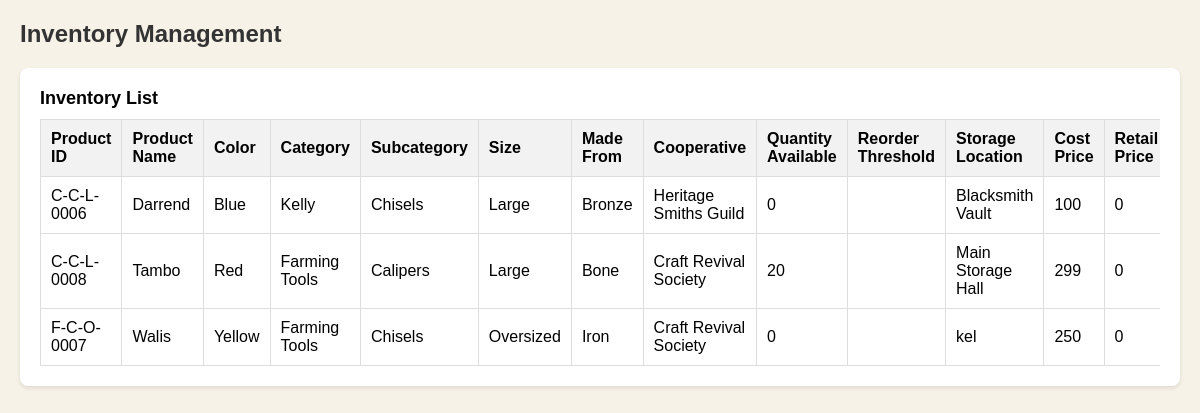
The app's page /pages/inventory_all.php (signed in) with its own data.
### tables this page shows
CREATE TABLE `tblinventory` (
  `inventory_id` int(11) NOT NULL AUTO_INCREMENT,
  `product_id` varchar(128) DEFAULT '',
  `product_name` varchar(128) DEFAULT '',
  `color` varchar(128) DEFAULT '',
  `categoryid` int(11) DEFAULT 0,
  `subcategoryid` int(11) DEFAULT 0,
  `sizesid` int(11) DEFAULT 0,
  `madefromid` int(11) DEFAULT 0,
  `cooperativeid` int(11) DEFAULT 0,
  `qty_available` double DEFAULT 0,
  `reorder_threshold` varchar(128) DEFAULT '',
  `storageid` int(11) DEFAULT 0,
  `cost_price` double DEFAULT 0,
  `retail_price` double DEFAULT 0,
  `unitid` int(11) DEFAULT 0,
  `created_at` timestamp NOT NULL DEFAULT current_timestamp(),
  `current_stock` double DEFAULT 0,
  `current_stock_date` datetime DEFAULT NULL,
  `new_stock` double DEFAULT 0,
  `new_stock_date` datetime DEFAULT NULL,
  `total_stock` double DEFAULT 0,
  PRIMARY KEY (`inventory_id`)
);

CREATE TABLE `tblcategory` (
  `categoryid` int(11) NOT NULL AUTO_INCREMENT,
  `category` varchar(128) DEFAULT '',
  `is_archived` varchar(128) DEFAULT 'No',
  PRIMARY KEY (`categoryid`)
);

CREATE TABLE `tblsubcategory` (
  `subcategoryid` int(11) NOT NULL AUTO_INCREMENT,
  `subcategory` varchar(128) DEFAULT '',
  `is_archived` varchar(128) DEFAULT 'No',
  PRIMARY KEY (`subcategoryid`)
);

CREATE TABLE `tblsizes` (
  `sizesid` int(11) NOT NULL AUTO_INCREMENT,
  `size` varchar(128) DEFAULT '',
  `is_archived` varchar(128) DEFAULT 'No',
  PRIMARY KEY (`sizesid`)
);

CREATE TABLE `tblmadefrom` (
  `madefromid` int(11) NOT NULL AUTO_INCREMENT,
  `madefrom` varchar(128) DEFAULT '',
  `is_archived` varchar(128) DEFAULT 'No',
  PRIMARY KEY (`madefromid`)
);

CREATE TABLE `tblcooperative` (
  `cooperativeid` int(11) NOT NULL AUTO_INCREMENT,
  `cooperative` varchar(128) DEFAULT '',
  `is_archived` varchar(128) DEFAULT 'No',
  PRIMARY KEY (`cooperativeid`)
);

CREATE TABLE `tblstorage` (
  `storageid` int(11) NOT NULL AUTO_INCREMENT,
  `storage` varchar(128) DEFAULT '',
  `is_archived` varchar(128) DEFAULT 'No',
  PRIMARY KEY (`storageid`)
);

### pages/inventory_all.php (the view, shortened to what this page needs)
<?php include('../includes/init.php'); is_blocked(); ?>
<h2>Inventory Management</h2>
<div class="container">
    <div class="section-title">Inventory List</div>
    <div class="table-responsive">
        <table>
            <thead>
                <tr>
                    <th>Product ID</th>
                    <th>Product Name</th>
                    <th>Color</th>
                    <th>Category</th>
                    <th>Subcategory</th>
                    <th>Size</th>
                    <th>Made From</th>
                    <th>Cooperative</th>
                    <th>Quantity Available</th>
                    <th>Reorder Threshold</th>
                    <th>Storage Location</th>
                    <th>Cost Price</th>
                    <th>Retail Price</th>
                </tr>
            </thead>
            <tbody>
                <?php
                $query = "
                    SELECT
                        i.product_id,
                        i.product_name,
                        i.color,
                        c.category,
                        sc.subcategory,
                        s.size,
                        mf.madefrom,
                        coop.cooperative,
                        i.qty_available,
                        i.reorder_threshold,
                        st.storage,
                        i.cost_price,
                        i.retail_price,
                        u.unit,
                        i.current_stock,
                        i.new_stock,
                        i.total_stock,
                        i.inventory_id
                    FROM tblinventory i
                    LEFT JOIN tblcategory c ON i.categoryid = c.categoryid
                    LEFT JOIN tblsubcategory sc ON i.subcategoryid = sc.subcategoryid
                    LEFT JOIN tblsizes s ON i.sizesid = s.sizesid
                    LEFT JOIN tblmadefrom mf ON i.madefromid = mf.madefromid
                    LEFT JOIN tblcooperative coop ON i.cooperativeid = coop.cooperativeid
                    LEFT JOIN tblstorage st ON i.storageid = st.storageid
                    LEFT JOIN tblunit u ON i.unitid = u.unitid
                    ORDER BY i.product_name ASC
                ";
                $result = mysqli_query($db_connection, $query);
                while ($row = mysqli_fetch_assoc($result)) {
                    echo "<tr>
                        <td>" . htmlspecialchars($row['product_id']) . "</td>
                        <td>" . htmlspecialchars($row['product_name']) . "</td>
                        <td>" . htmlspecialchars($row['color']) . "</td>
                        <td>" . htmlspecialchars($row['category']) . "</td>
                        <td>" . htmlspecialchars($row['subcategory']) . "</td>
                        <td>" . htmlspecialchars($row['size']) . "</td>
                        <td>" . htmlspecialchars($row['madefrom']) . "</td>
                        <td>" . htmlspecialchars($row['cooperative']) . "</td>
                        <td>" . htmlspecialchars($row['qty_available']) . "</td>
                        <td>" . htmlspecialchars($row['reorder_threshold']) . "</td>
                        <td>" . htmlspecialchars($row['storage']) . "</td>
                        <td>" . htmlspecialchars($row['cost_price']) . "</td>
                        <td>" . htmlspecialchars($row['retail_price']) . "</td>
                        <td>" . htmlspecialchars($row['unit']) . "</td>
                        <td>" . htmlspecialchars($row['current_stock']) . "</td>
                        <td>" . htmlspecialchars($row['new_stock']) . "</td>
                        <td>" . htmlspecialchars($row['total_stock']) . "</td>
                        <td>";
                    echo "</td>
                    </tr>";
                }
                ?>
            </tbody>
        </table>
    </div>
</div>

### pages/inventory_all.php (style rules this page uses)
h2 { color: #333; }
.container { background-color: white; padding: 20px; margin-bottom: 20px; border-radius: 8px; box-shadow: 0 2px 4px rgba(0, 0, 0, 0.1); }
.section-title { font-weight: bold; font-size: 18px; margin-bottom: 10px; }
.table-responsive { overflow-x: auto; -webkit-overflow-scrolling: touch; }
table { width: 100%; border-collapse: collapse; }
th, td { padding: 10px; border: 1px solid #ddd; text-align: left; }
th { background-color: #f2f2f2; }

### records on screen
tblinventory: product "C-C-L-0006", product_name "Darrend", color "Blue", categoryid.category "Kelly", subcategoryid.subcategory "Chisels", sizesid.size "Large", madefromid.madefrom "Bronze", cooperativeid.cooperative "Heritage Smiths Guild", qty_available "0", storageid.storage "Blacksmith Vault", cost_price "100", retail_price "0"
tblinventory: product "C-C-L-0008", product_name "Tambo", color "Red", categoryid.category "Farming Tools", subcategoryid.subcategory "Calipers", sizesid.size "Large", madefromid.madefrom "Bone", cooperativeid.cooperative "Craft Revival Society", qty_available "20", storageid.storage "Main Storage Hall", cost_price "299", retail_price "0"
tblinventory: product "F-C-O-0007", product_name "Walis", color "Yellow", categoryid.category "Farming Tools", subcategoryid.subcategory "Chisels", sizesid.size "Oversized", madefromid.madefrom "Iron", cooperativeid.cooperative "Craft Revival Society", qty_available "0", storageid.storage "kel", cost_price "250", retail_price "0"
